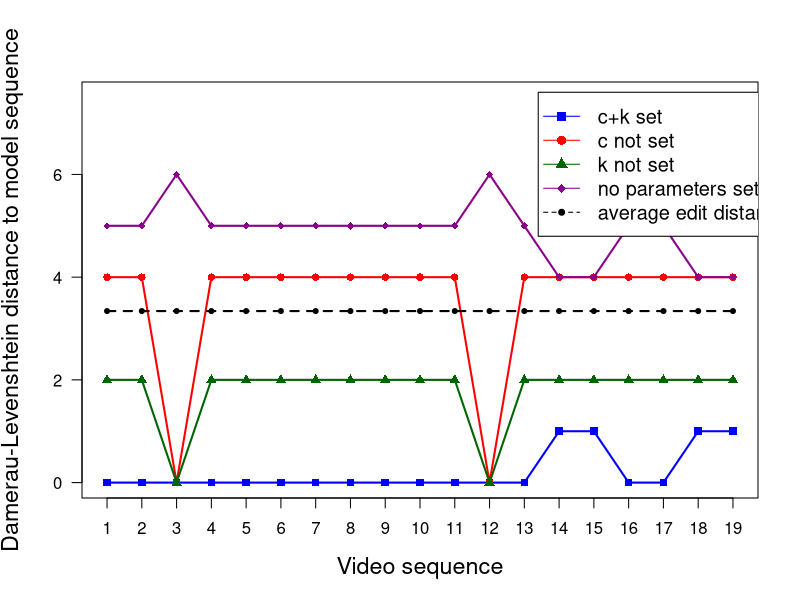

Write the R code that produced this figure.
# Define data (x: videos, y: fit of model, edit distance with Damerau-Levenshtein)
xdata <- c(1,2,3,4,5,6,7,8,9,10,11,12,13,14,15,16,17,18,19)
model_ck <- c(0,0,0,0,0,0,0,0,0,0,0,0,0,1,1,0,0,1,1)
k_set <- c(4,4,0,4,4,4,4,4,4,4,4,0,4,4,4,4,4,4,4)
c_set <- c(2,2,0,2,2,2,2,2,2,2,2,0,2,2,2,2,2,2,2)
no_params <- c(5,5,6,5,5,5,5,5,5,5,5,6,5,4,4,5,5,4,4)
avg <- c(3.34,3.34,3.34,3.34,3.34,3.34,3.34,3.34,3.34,3.34,3.34,3.34,3.34,3.34,3.34,3.34,3.34,3.34,3.34)

# Plot model, c+k set
plot(xdata, model_ck, type='o', col='blue', pch=15, lty=1, ylim=c(0,7.5), lwd=2, 
     ylab='Damerau-Levenshtein distance to model sequence',
     xlab='Video sequence', las=1, xaxt='n', cex.lab=1.4)
axis(side=1, at=1:19, labels=xdata, cex.axis=1)

# Plot model without c
points(xdata, k_set, col='red', pch=16)
lines(xdata, k_set, col='red', lty=1, lwd=2)

# Plot model without k
points(xdata, c_set, col='dark green', pch=17)
lines(xdata, c_set, col='dark green', lty=1, lwd=2)

# Plot greedy without params
points(xdata, no_params, col='dark magenta', pch=18)
lines(xdata, no_params, col='dark magenta', lty=1, lwd=2)

# Plot avg/baseline
points(xdata, avg, col='black', pch=20)
lines(xdata, avg, col='black', lty=2, lwd=2)

legend(13.4,7.6,legend=c('c+k set', 'c not set', 'k not set', 'no parameters set','average edit distance'), 
       col=c('blue', 'red', 'dark green', 'dark magenta','black'), 
       pch=c(15,16,17,18,20), lty=c(1,1,1,1,2), ncol=1, cex=1.2)